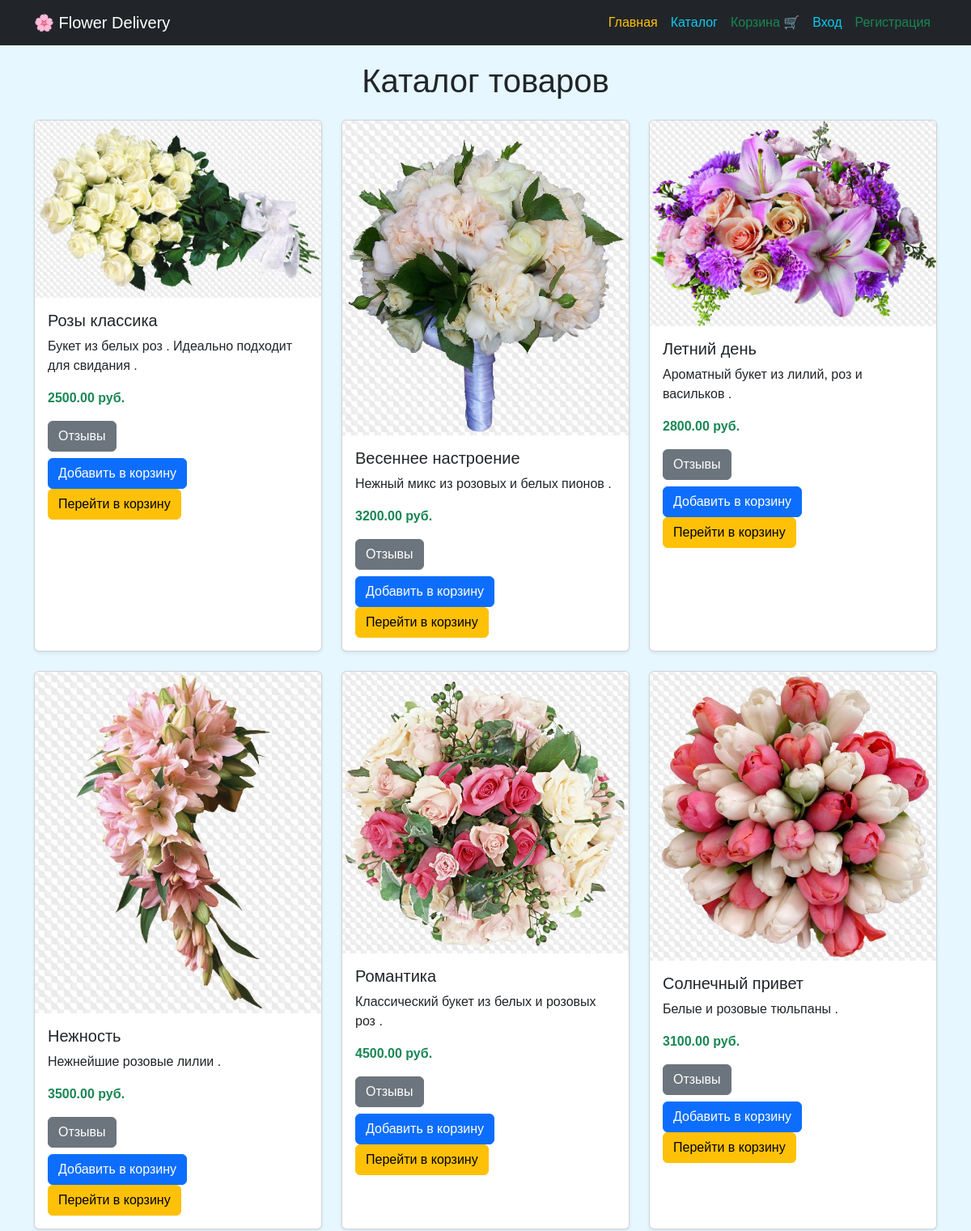
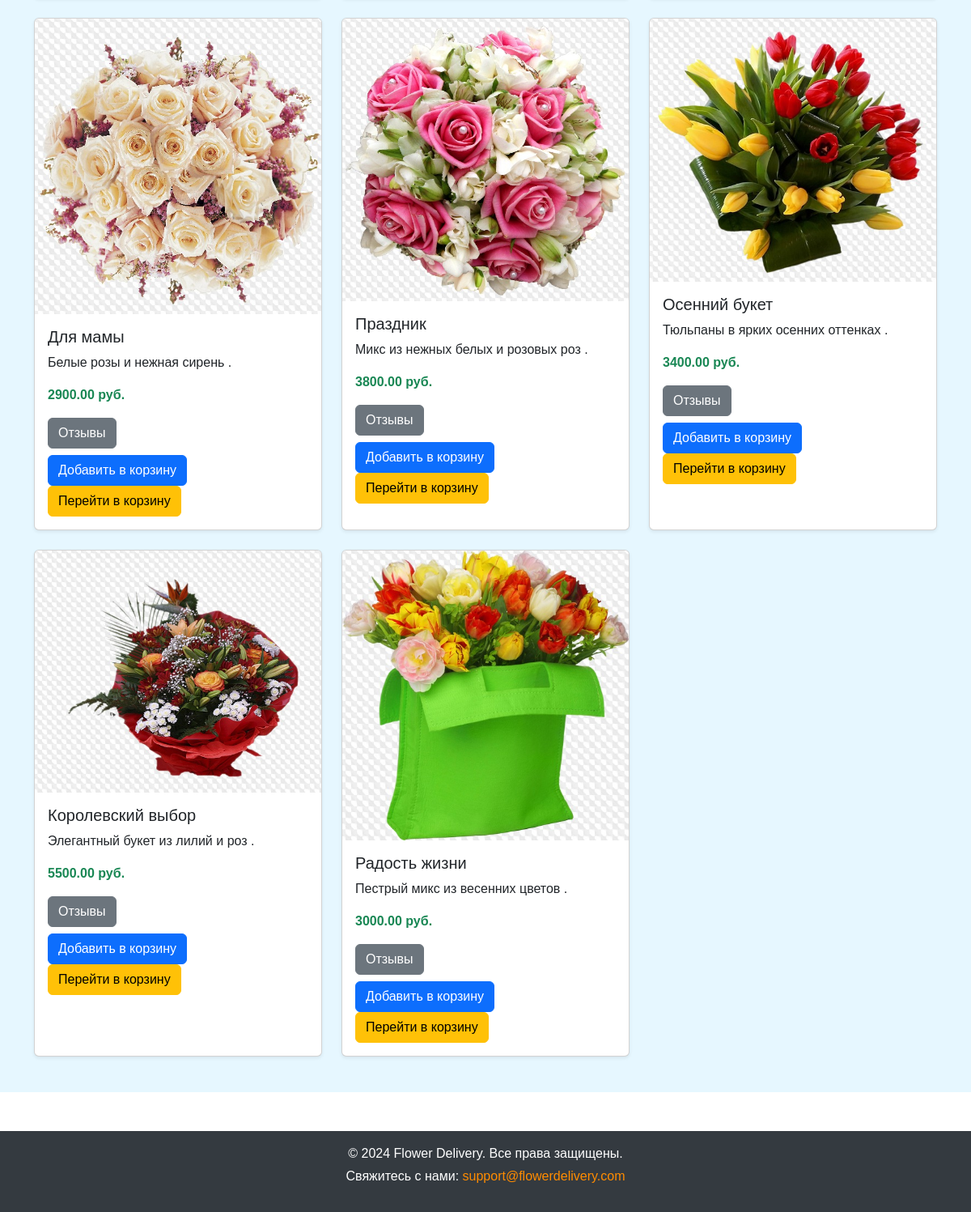
Page /catalog/ on the committed database (2 pictures, top to bottom).
### core_app/models.py (models this page shows, shortened)
class Product(models.Model):
    name = models.CharField(
        max_length=255,
        verbose_name="Название"
    )
    description = models.TextField(
        verbose_name="Описание"
    )
    price = models.DecimalField(
        max_digits=10,
        decimal_places=2,
        verbose_name="Цена"
    )
    image = models.ImageField(
        upload_to="product_images/",
        verbose_name="Изображение"
    )
    class Meta:
        verbose_name = "Товар"
        verbose_name_plural = "Товары"

### core_app/views.py (the view)
# urls.py: path('catalog/', views.catalog_view, name='catalog'),
def catalog_view(request):
    products = Product.objects.all()
    return render(request, 'core_app/catalog.html', {'products': products})

### core_app/templates/core_app/catalog.html (shortened to what this page needs)
{% extends "base.html" %}
{% block content %}
<div class="container-fluid" style="background-color: #e6f7ff; min-height: 100vh; padding-top: 20px; padding-bottom: 20px;">
    <div class="container">
        <h1 class="text-center mb-4">Каталог товаров</h1>
        <div class="row">
            {% for product in products %}
            <div class="col-md-4 mb-4">
                <div class="card h-100 shadow-sm">
                    <img src="{{ product.image.url }}" class="card-img-top" alt="{{ product.name }}">
                    <div class="card-body">
                        <h5 class="card-title">{{ product.name }}</h5>
                        <p class="card-text">{{ product.description|truncatechars:100 }}</p>
                        <p class="text-success"><strong>{{ product.price }} руб.</strong></p>
                        <a href="{% url 'product_detail' product.id %}" class="btn btn-secondary mb-2">Отзывы</a>
                        <form method="post" action="{% url 'add_to_cart' product.id %}">
                            <button type="submit" class="btn btn-primary">Добавить в корзину</button>
                        </form>
                        <a href="{% url 'cart_view' %}" class="btn btn-warning">Перейти в корзину</a>
                    </div>
                </div>
            </div>
            {% empty %}
            <p>Товары отсутствуют.</p>
            {% endfor %}
        </div>
    </div>
</div>
{% endblock %}

### templates/base.html (shortened to what this page needs)
<!DOCTYPE html>
<html lang="en">
<head>
    <link href="https://cdn.jsdelivr.net/npm/bootstrap@5.3.2/dist/css/bootstrap.min.css" rel="stylesheet">
</head>
<body>
    <nav class="navbar navbar-expand-lg navbar-dark bg-dark">
        <div class="container">
            <a class="navbar-brand" href="{% url 'home' %}">🌸 Flower Delivery</a>
            <div class="collapse navbar-collapse" id="navbarNav">
                <ul class="navbar-nav ms-auto">
                    <li class="nav-item">
                        <a class="nav-link text-warning" href="{% url 'home' %}">Главная</a>
                    </li>
                    <li class="nav-item">
                        <a class="nav-link text-info" href="{% url 'catalog' %}">Каталог</a>
                    </li>
                    <li class="nav-item">
                        <a class="nav-link text-success" href="{% url 'cart_view' %}">Корзина 🛒</a>
                    </li>
                    {% if user.is_authenticated %}
                        <li class="nav-item">
                            <a class="nav-link text-primary" href="{% url 'order_history' %}">Мои заказы</a>
                        </li>
                        <li class="nav-item">
                            <a class="nav-link text-danger" href="{% url 'logout' %}">Выход</a>
                        </li>
                    {% else %}
                        <li class="nav-item">
                            <a class="nav-link text-info" href="{% url 'login' %}">Вход</a>
                        </li>
                        <li class="nav-item">
                            <a class="nav-link text-success" href="{% url 'register' %}">Регистрация</a>
                        </li>
                    {% endif %}
                </ul>
            </div>
        </div>
    </nav>
    {% block content %}{% endblock %}
    <footer class="text-center py-3 mt-5">
        <div class="container">
            <p class="mb-1">&copy; 2024 Flower Delivery. Все права защищены.</p>
            <p>Свяжитесь с нами: <a href="mailto:support@flowerdelivery.com">support@flowerdelivery.com</a></p>
        </div>
    </footer>
</body>
</html>

### templates/base.html (style rules this page uses)
body { font-family: Arial, sans-serif; margin: 0; padding: 0; }
nav { animation: fadeInDown 1s ease-in-out; }
footer { background-color: #343a40; color: #ffffff; }
footer a { color: #ff8c00; text-decoration: none; }

### rows in the picture
Product: image (picture), name "Розы классика", description "Букет из белых роз . Идеально подходит для свидания .", price "2500.00"
Product: image (picture), name "Весеннее настроение", description "Нежный микс из розовых и белых пионов .", price "3200.00"
Product: image (picture), name "Летний день", description "Ароматный букет из лилий, роз и васильков .", price "2800.00"
Product: image (picture), name "Нежность", description "Нежнейшие розовые лилии .", price "3500.00"
Product: image (picture), name "Романтика", description "Классический букет из белых и розовых роз .", price "4500.00"
Product: image (picture), name "Солнечный привет", description "Белые и розовые тюльпаны .", price "3100.00"
Product: image (picture), name "Для мамы", description "Белые розы и нежная сирень .", price "2900.00"
Product: image (picture), name "Праздник", description "Микс из нежных белых и розовых роз .", price "3800.00"
Product: image (picture), name "Осенний букет", description "Тюльпаны в ярких осенних оттенках .", price "3400.00"
Product: image (picture), name "Королевский выбор", description "Элегантный букет из лилий и роз .", price "5500.00"
Product: image (picture), name "Радость жизни", description "Пестрый микс из весенних цветов .", price "3000.00"
